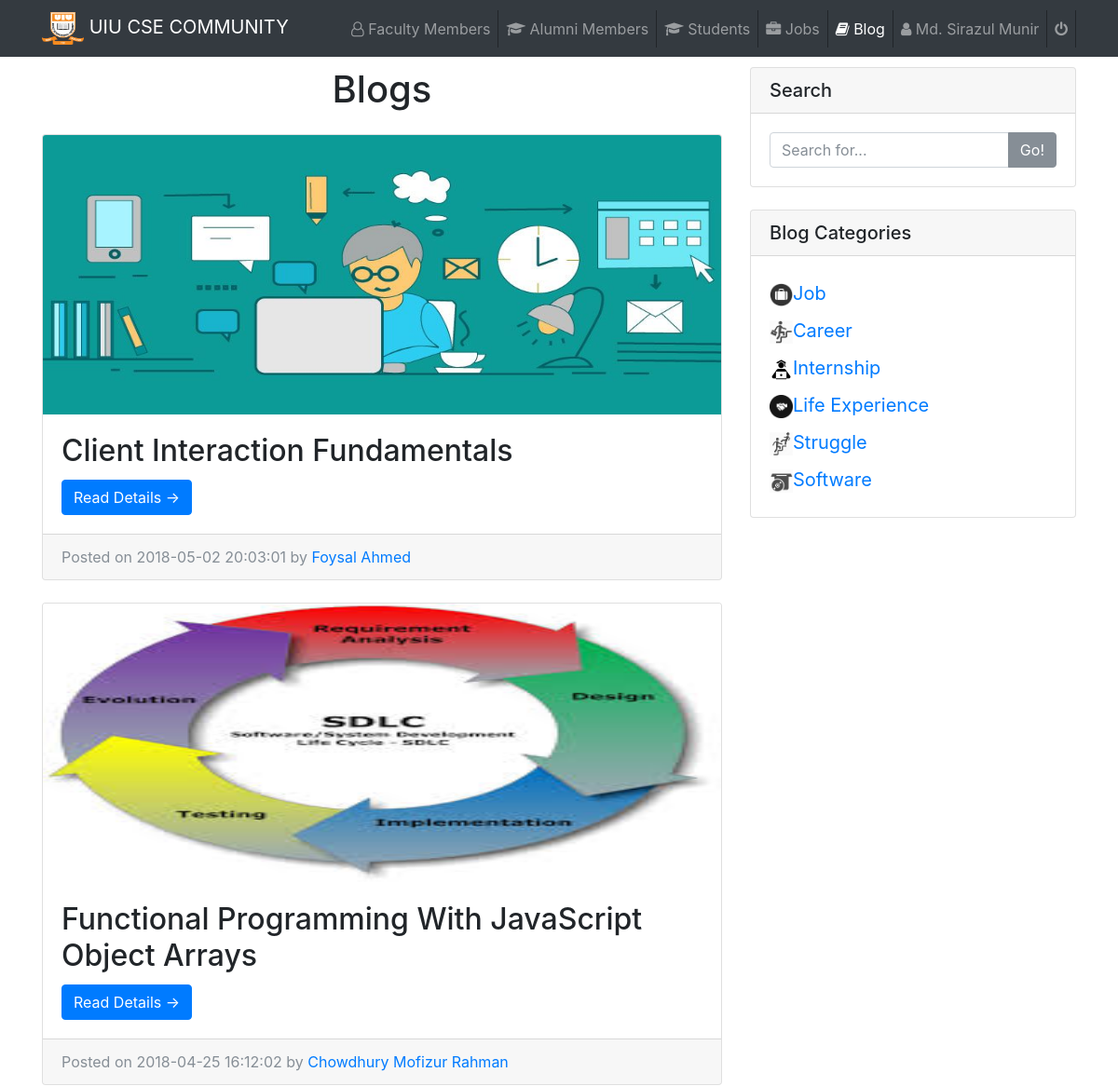
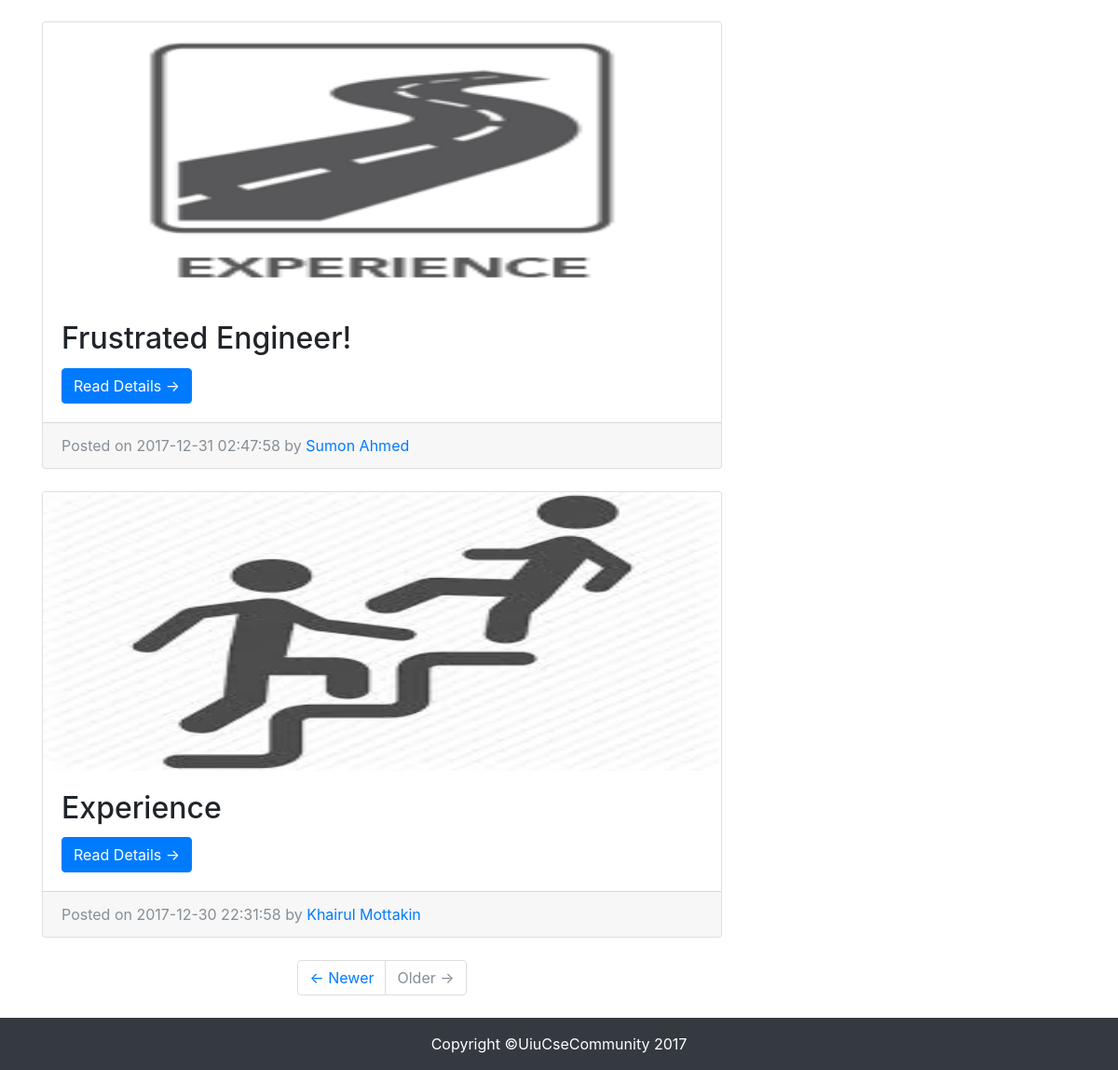
The app's page /Student/blog/blog.php (signed in) with its own data (2 pictures, top to bottom).
### tables this page shows
CREATE TABLE `student` (
  `id` int(11) NOT NULL,
  `name` varchar(100) NOT NULL,
  `designation` varchar(500) NOT NULL,
  `email` varchar(100) NOT NULL,
  `sID` varchar(10) NOT NULL,
  `fID` varchar(100) NOT NULL,
  `tID` varchar(100) NOT NULL,
  `inID` varchar(100) NOT NULL,
  `address` varchar(100) NOT NULL,
  `hobby` varchar(500) NOT NULL,
  `blood` varchar(50) NOT NULL,
  `projects` varchar(500) NOT NULL,
  `password` varchar(20) NOT NULL,
  `sPhoto` varchar(500) NOT NULL
);

CREATE TABLE `blog` (
  `id` int(11) NOT NULL,
  `title` varchar(100) NOT NULL,
  `category` varchar(30) NOT NULL,
  `description` varchar(30000) NOT NULL,
  `thumbnail` varchar(500) NOT NULL,
  `author` varchar(50) NOT NULL,
  `author_type` varchar(10) NOT NULL,
  `time` varchar(50) NOT NULL
);

### Student/blog/blog.php (the view, shortened to what this page needs)
<?php
    require_once ('../../dbConnect.php');
    $user = $_SESSION['email'];
    $row1 = $conn->query("SELECT * FROM `student` WHERE (email = '$user' )");
    $result1 = mysqli_fetch_array($row1);
    $row2 = $conn->query("SELECT * FROM `blog` WHERE 1 ORDER by time DESC");
 ?>
<!DOCTYPE html>
<html lang="en">
  <head>
    <link href="css/bootstrap.min.css" rel="stylesheet">
    <link rel="stylesheet" href="https://cdnjs.cloudflare.com/ajax/libs/font-awesome/4.7.0/css/font-awesome.min.css">
    <link href="http://maxcdn.bootstrapcdn.com/font-awesome/4.2.0/css/font-awesome.min.css" rel="stylesheet">
    <link rel="stylesheet" type="text/css" href="css/socialicon.css">
  </head>
  <body>
    <nav class="navbar navbar-expand-lg navbar-dark bg-dark fixed-top">
      <div class="container">
        <a class="navbar-brand" href="#"><img src="img/uiu.png" height="35" width="45" alt=""> UIU CSE COMMUNITY</a>
        <div class="collapse navbar-collapse" id="navbarResponsive">
          <ul class="navbar-nav ml-auto">
            <li class="nav-item" style="border-right: 1px solid;">
              <a class="nav-link" href="../faculty.php"><i class="fa fa-user-o" aria-hidden="true"></i> Faculty Members</a>
            </li>
           <li class="nav-item" style="border-right: 1px solid;">
              <a class="nav-link" href="../alumni.php"><i class="fa fa-graduation-cap" aria-hidden="true"></i> Alumni Members</a>
            </li>
            <li class="nav-item" style="border-right: 1px solid;">
              <a class="nav-link" href="../students.php"><i class="fa fa-graduation-cap" aria-hidden="true"></i> Students</a>
            </li>
            <li class="nav-item" style="border-right: 1px solid;">
              <a class="nav-link" href="../job/job.php"><i class="fa fa-briefcase" aria-hidden="true"></i> Jobs</a>
            </li>
            <li class="nav-item active" style="border-right: 1px solid;">
              <a class="nav-link" href="#"><i class="fa fa-book" aria-hidden="true"></i> Blog<span class="sr-only">(current)</span></a>
            </li>
            <li class="nav-item" style="border-right: 1px solid;">
              <a class="nav-link" href="../timeline.php"><i class="fa fa-user" aria-hidden="true"></i> <?php echo $result1['name']; ?></a>
            </li>
            <li class="nav-item" style="border-right: 1px solid;">
              <a class="nav-link" href="../logout.php"><i class="fa fa-power-off" aria-hidden="true"></i></a>
            </li>
          </ul>
        </div>
      </div>
    </nav><br><br>
    <div class="container">
      <div class="row">
        <div class="col-md-8">
          <h1 align="center" class="my-4">Blogs</h1>
        <?php while($result2 = mysqli_fetch_array($row2))  { ?>
          <div class="card mb-4">
            <img class="card-img-top" style="-webkit-user-select:none; display:block; margin:auto;"  width="760" height="300" <?php echo "<img src='../../Photos/".$result2['thumbnail']."'> "; ?>
            <div class="card-body">
              <h2 class="card-title"><?php echo $result2['title']; ?></h2>
              <a href="details.php?id=<?php echo $result2['id']; ?>" class="btn btn-primary">Read Details &rarr;</a>
            </div>
            <div class="card-footer text-muted">
              Posted on <?php echo $result2['time']; ?> by <a href="#"><?php echo $result2['author']; ?></a>
            </div>
          </div>
        <?php } ?>
          <ul class="pagination justify-content-center mb-4">
            <li class="page-item">
              <a class="page-link" href="#">&larr; Newer </a>
            </li>
            <li class="page-item disabled">
              <a class="page-link" href="#">Older &rarr;</a>
            </li>
          </ul>
        </div>
        <div class="col-md-4">
          <div class="card my-4">
            <h5 class="card-header">Search</h5>
            <div class="card-body">
              <div class="input-group">
                <input type="text" class="form-control" placeholder="Search for...">
                <span class="input-group-btn">
                  <button class="btn btn-secondary" type="button">Go!</button>
                </span>
              </div>
            </div>
          </div>
          <div class="card my-4">
            <h5 class="card-header">Blog Categories</h5>
            <div class="card-body">
              <div class="row">
                <div class="col-lg-6">
                  <ul class="list-unstyled mb-0">
                    <li>
					              <a class="navbar-brand" href="#"><img src="img/job.png" height="25" width="25" alt="">Job</a>
                   </li>
                    <li>
                     <a class="navbar-brand" href="#"><img src="img/career icon.jpg" height="25" width="25" alt="">Career</a>
                    </li>
                    <li>
                      <a class="navbar-brand" href="#"><img src="img/intern.png" height="25" width="25" alt="">Internship</a>
                    </li>
                    <li>
                      <a class="navbar-brand" href="#"><img src="img/experience icon.png" height="25" width="25" alt="">Life Experience</a>
                    </li>
                    <li>
                      <a class="navbar-brand" href="#"><img src="img/struggle icon.jpg" height="25" width="25" alt="">Struggle</a>
                    </li>
                    <li>
                      <a class="navbar-brand" href="#"><img src="img/software icon.png" height="25" width="25" alt="">Software</a>
                    </li>
                  </ul>
                </div>
              </div>
            </div>
          </div>
        </div>
      </div>
    </div>
    <footer class="py-3 bg-dark">
      <div class="container">
        <p class="m-0 text-center text-white">Copyright &copy;UiuCseCommunity 2017</p>
      </div>
    </footer>
  </body>
</html>

### records on screen
student: name "Md. Sirazul Munir"
blog: thumbnail (picture), title "Client Interaction Fundamentals", time "2018-05-02 20:03:01", author "Foysal Ahmed"
blog: thumbnail (picture), title "Functional Programming With JavaScript Object Arrays", time "2018-04-25 16:12:02", author "Chowdhury Mofizur Rahman"
blog: thumbnail (picture), title "Frustrated Engineer!", time "2017-12-31 02:47:58", author "Sumon Ahmed"
blog: thumbnail (picture), title "Experience", time "2017-12-30 22:31:58", author "Khairul Mottakin"
